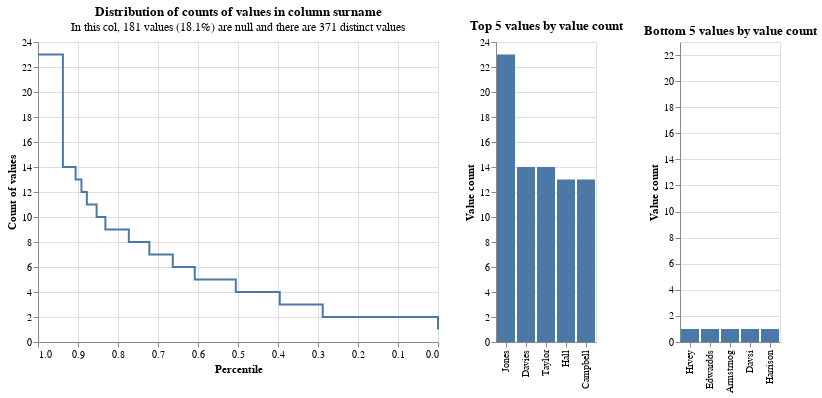

Source (notebook cell):
### Code cell
linker.profile_columns(['surname'],top_n=5,bottom_n=5)

### Figure 1 — Vega-Lite specification as saved in the notebook (floating-point values rounded to 4 significant figures)
{"config": {"view": {"continuousWidth": 400, "continuousHeight": 300}}, "vconcat": [{"hconcat": [{"data": {"values": [{"percentile_ex_nulls": 0.9719, "percentile_inc_nulls": 0.977, "value_count": 23, "group_name": "surname", "total_non_null_rows": 819, "total_rows_inc_nulls": 1000, "sum_tokens_in_value_count_group": 23, "distinct_value_count": 371}, {"percentile_ex_nulls": 0.9377, "percentile_inc_nulls": 0.949, "value_count": 14, "group_name": "surname", "total_non_null_rows": 819, "total_rows_inc_nulls": 1000, "sum_tokens_in_value_count_group": 28, "distinct_value_count": 371}, {"percentile_ex_nulls": 0.906, "percentile_inc_nulls": 0.923, "value_count": 13, "group_name": "surname", "total_non_null_rows": 819, "total_rows_inc_nulls": 1000, "sum_tokens_in_value_count_group": 26, "distinct_value_count": 371}, {"percentile_ex_nulls": 0.8913, "percentile_inc_nulls": 0.911, "value_count": 12, "group_name": "surname", "total_non_null_rows": 819, "total_rows_inc_nulls": 1000, "sum_tokens_in_value_count_group": 12, "distinct_value_count": 371}, {"percentile_ex_nulls": 0.8779, "percentile_inc_nulls": 0.9, "value_count": 11, "group_name": "surname", "total_non_null_rows": 819, "total_rows_inc_nulls": 1000, "sum_tokens_in_value_count_group": 11, "distinct_value_count": 371}, {"percentile_ex_nulls": 0.8535, "percentile_inc_nulls": 0.88, "value_count": 10, "group_name": "surname", "total_non_null_rows": 819, "total_rows_inc_nulls": 1000, "sum_tokens_in_value_count_group": 20, "distinct_value_count": 371}, {"percentile_ex_nulls": 0.8315, "percentile_inc_nulls": 0.862, "value_count": 9, "group_name": "surname", "total_non_null_rows": 819, "total_rows_inc_nulls": 1000, "sum_tokens_in_value_count_group": 18, "distinct_value_count": 371}, {"percentile_ex_nulls": 0.7729, "percentile_inc_nulls": 0.814, "value_count": 8, "group_name": "surname", "total_non_null_rows": 819, "total_rows_inc_nulls": 1000, "sum_tokens_in_value_count_group": 48, "distinct_value_count": 371}, {"percentile_ex_nulls": 0.7216, "percentile_inc_nulls": 0.772, "value_count": 7, "group_name": "surname", "total_non_null_rows": 819, "total_rows_inc_nulls": 1000, "sum_tokens_in_value_count_group": 42, "distinct_value_count": 371}, {"percentile_ex_nulls": 0.663, "percentile_inc_nulls": 0.724, "value_count": 6, "group_name": "surname", "total_non_null_rows": 819, "total_rows_inc_nulls": 1000, "sum_tokens_in_value_count_group": 48, "distinct_value_count": 371}, {"percentile_ex_nulls": 0.6081, "percentile_inc_nulls": 0.679, "value_count": 5, "group_name": "surname", "total_non_null_rows": 819, "total_rows_inc_nulls": 1000, "sum_tokens_in_value_count_group": 45, "distinct_value_count": 371}, {"percentile_ex_nulls": 0.5055, "percentile_inc_nulls": 0.595, "value_count": 4, "group_name": "surname", "total_non_null_rows": 819, "total_rows_inc_nulls": 1000, "sum_tokens_in_value_count_group": 84, "distinct_value_count": 371}, {"percentile_ex_nulls": 0.3956, "percentile_inc_nulls": 0.505, "value_count": 3, "group_name": "surname", "total_non_null_rows": 819, "total_rows_inc_nulls": 1000, "sum_tokens_in_value_count_group": 90, "distinct_value_count": 371}, {"percentile_ex_nulls": 0.2882, "percentile_inc_nulls": 0.417, "value_count": 2, "group_name": "surname", "total_non_null_rows": 819, "total_rows_inc_nulls": 1000, "sum_tokens_in_value_count_group": 88, "distinct_value_count": 371}, {"percentile_ex_nulls": 0.0, "percentile_inc_nulls": 0.181, "value_count": 1, "group_name": "surname", "total_non_null_rows": 819, "total_rows_inc_nulls": 1000, "sum_tokens_in_value_count_group": 236, "distinct_value_count": 371}, {"percentile_ex_nulls": 1.0, "percentile_inc_nulls": 1.0, "value_count": 23, "group_name": "surname", "total_non_null_rows": 819, "total_rows_inc_nulls": 1000, "sum_tokens_in_value_count_group": 23, "distinct_value_count": 371}]}, "mark": {"type": "line", "interpolate": "step-after"}, "encoding": {"x": {"type": "quantitative", "field": "percentile_ex_nulls", "sort": "descending", "title": "Percentile"}, "y": {"type": "quantitative", "field": "value_count", "title": "Count of values"}, "tooltip": [{"field": "value_count", "type": "quantitative"}, {"field": "percentile_ex_nulls", "type": "quantitative"}, {"field": "percentile_inc_nulls", "type": "quantitative"}, {"field": "total_non_null_rows", "type": "quantitative"}, {"field": "total_rows_inc_nulls", "type": "quantitative"}]}, "title": {"text": "Distribution of counts of values in column surname", "subtitle": "In this col, 181 values (18.1%) are null and there are 371 distinct values"}}, {"data": {"values": [{"value_count": 23, "group_name": "surname", "value": "Jones", "total_non_null_rows": 819, "total_rows_inc_nulls": 1000, "distinct_value_count": 371}, {"value_count": 14, "group_name": "surname", "value": "Davies", "total_non_null_rows": 819, "total_rows_inc_nulls": 1000, "distinct_value_count": 371}, {"value_count": 14, "group_name": "surname", "value": "Taylor", "total_non_null_rows": 819, "total_rows_inc_nulls": 1000, "distinct_value_count": 371}, {"value_count": 13, "group_name": "surname", "value": "Hall", "total_non_null_rows": 819, "total_rows_inc_nulls": 1000, "distinct_value_count": 371}, {"value_count": 13, "group_name": "surname", "value": "Campbell", "total_non_null_rows": 819, "total_rows_inc_nulls": 1000, "distinct_value_count": 371}]}, "mark": "bar", "encoding": {"x": {"type": "nominal", "field": "value", "sort": "-y", "title": null}, "y": {"type": "quantitative", "field": "value_count", "title": "Value count"}, "tooltip": [{"field": "value", "type": "nominal"}, {"field": "value_count", "type": "quantitative"}, {"field": "total_non_null_rows", "type": "quantitative"}, {"field": "total_rows_inc_nulls", "type": "quantitative"}]}, "title": "Top 5 values by value count"}, {"data": {"values": [{"value_count": 1, "group_name": "surname", "value": "Hrvey", "total_non_null_rows": 819, "total_rows_inc_nulls": 1000, "distinct_value_count": 371}, {"value_count": 1, "group_name": "surname", "value": "Edwardds", "total_non_null_rows": 819, "total_rows_inc_nulls": 1000, "distinct_value_count": 371}, {"value_count": 1, "group_name": "surname", "value": "Armstrnog", "total_non_null_rows": 819, "total_rows_inc_nulls": 1000, "distinct_value_count": 371}, {"value_count": 1, "group_name": "surname", "value": "Davsi", "total_non_null_rows": 819, "total_rows_inc_nulls": 1000, "distinct_value_count": 371}, {"value_count": 1, "group_name": "surname", "value": "Harrison", "total_non_null_rows": 819, "total_rows_inc_nulls": 1000, "distinct_value_count": 371}]}, "mark": "bar", "encoding": {"x": {"type": "nominal", "field": "value", "sort": "-y", "title": null}, "y": {"type": "quantitative", "field": "value_count", "title": "Value count", "scale": {"domain": [0, 23]}}, "tooltip": [{"field": "value", "type": "nominal"}, {"field": "value_count", "type": "quantitative"}, {"field": "total_non_null_rows", "type": "quantitative"}, {"field": "total_rows_inc_nulls", "type": "quantitative"}]}, "title": "Bottom 5 values by value count"}]}], "$schema": "https://vega.github.io/schema/vega-lite/v4.8.1.json"}
